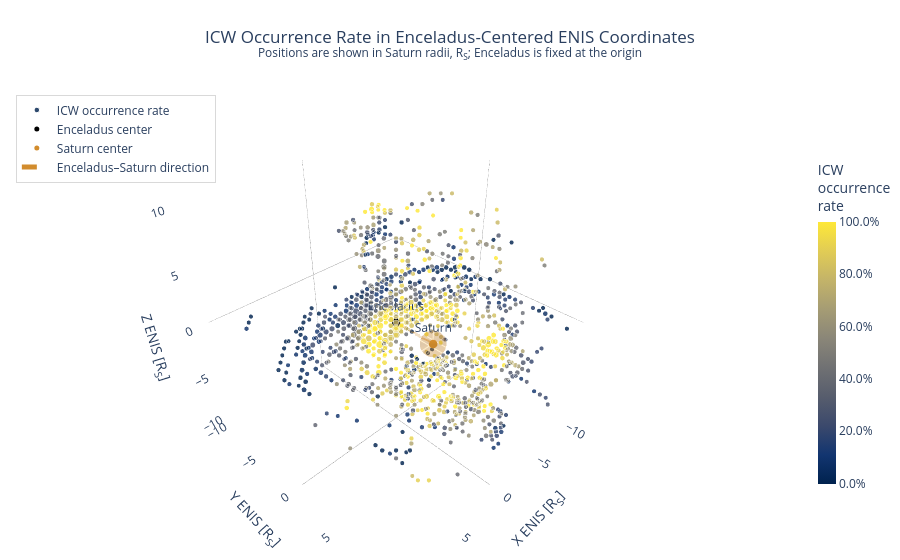

Here is the notebook cell this chart was saved with:
### Code cell
import numpy as np
import pandas as pd
import plotly.graph_objects as go

# ============================================================
# Settings
# ============================================================
R_SATURN_KM = 60268.0       # Saturn radius, R_S
R_ENCELADUS_KM = 252.1      # Enceladus radius

n_bins = 36
min_count = 10

# Axis limit in Saturn radii.
# 2500 Enceladus radii ≈ 10.46 Saturn radii.
# This keeps Enceladus and Saturn in a compact, readable view.
axis_limit_RS = 10.5

# Use robust color scaling for rare ICW occurrence.
# This prevents a few high-rate bins from washing out the rest.
use_robust_color_scale = True
color_percentile = 98

# ============================================================
# Coordinates: Cassini in Enceladus-centered ENIS frame
# Unit converted to Saturn radii, R_S
# ============================================================
cols = [
    "x_enis_km",
    "y_enis_km",
    "z_enis_km",
    "saturn_x_enis_km",
    "saturn_y_enis_km",
    "saturn_z_enis_km",
    "is_ICW",
]

d = df[cols].dropna().copy()

# Cassini position relative to Enceladus, in Saturn radii
d["x_RS"] = d["x_enis_km"] / R_SATURN_KM
d["y_RS"] = d["y_enis_km"] / R_SATURN_KM
d["z_RS"] = d["z_enis_km"] / R_SATURN_KM

# Saturn position in the same Enceladus-centered frame, in Saturn radii
d["saturn_x_RS"] = d["saturn_x_enis_km"] / R_SATURN_KM
d["saturn_y_RS"] = d["saturn_y_enis_km"] / R_SATURN_KM
d["saturn_z_RS"] = d["saturn_z_enis_km"] / R_SATURN_KM

d["is_ICW"] = d["is_ICW"].astype(int)

# Saturn is effectively fixed in ENIS; use median for robustness
saturn_pos_RS = np.array(
    [
        d["saturn_x_RS"].median(),
        d["saturn_y_RS"].median(),
        d["saturn_z_RS"].median(),
    ]
)

# Enceladus physical radius in Saturn radii
enceladus_radius_RS = R_ENCELADUS_KM / R_SATURN_KM

# Saturn physical radius in Saturn radii
saturn_radius_RS = 1.0

# ============================================================
# Spatial focus around Enceladus
# ============================================================
if axis_limit_RS is not None:
    keep = (
        d["x_RS"].between(-axis_limit_RS, axis_limit_RS)
        & d["y_RS"].between(-axis_limit_RS, axis_limit_RS)
        & d["z_RS"].between(-axis_limit_RS, axis_limit_RS)
    )
    d_plot = d.loc[keep].copy()

    bin_edges = [
        np.linspace(-axis_limit_RS, axis_limit_RS, n_bins + 1),
        np.linspace(-axis_limit_RS, axis_limit_RS, n_bins + 1),
        np.linspace(-axis_limit_RS, axis_limit_RS, n_bins + 1),
    ]
else:
    d_plot = d.copy()

    bin_edges = [
        np.linspace(d_plot["x_RS"].min(), d_plot["x_RS"].max(), n_bins + 1),
        np.linspace(d_plot["y_RS"].min(), d_plot["y_RS"].max(), n_bins + 1),
        np.linspace(d_plot["z_RS"].min(), d_plot["z_RS"].max(), n_bins + 1),
    ]

# ============================================================
# 3D binning
# ============================================================
coords = d_plot[["x_RS", "y_RS", "z_RS"]].to_numpy()
icw = d_plot["is_ICW"].to_numpy()

total_counts, edges = np.histogramdd(coords, bins=bin_edges)
icw_counts, _ = np.histogramdd(coords, bins=bin_edges, weights=icw)

with np.errstate(divide="ignore", invalid="ignore"):
    occurrence_rate = icw_counts / total_counts

# Bin centers
x_centers = 0.5 * (edges[0][:-1] + edges[0][1:])
y_centers = 0.5 * (edges[1][:-1] + edges[1][1:])
z_centers = 0.5 * (edges[2][:-1] + edges[2][1:])

X, Y, Z = np.meshgrid(
    x_centers,
    y_centers,
    z_centers,
    indexing="ij"
)

# Keep only sufficiently sampled bins
mask = total_counts >= min_count

plot_df = pd.DataFrame(
    {
        "x_RS": X[mask],
        "y_RS": Y[mask],
        "z_RS": Z[mask],
        "n_total": total_counts[mask].astype(int),
        "n_ICW": icw_counts[mask].astype(int),
        "occurrence_rate": occurrence_rate[mask],
    }
)

# Remove any possible invalid rates
plot_df = plot_df[np.isfinite(plot_df["occurrence_rate"])].copy()

# Marker size: weakly scaled by sampling density
plot_df["marker_size"] = 3.5 + 5.5 * np.sqrt(
    plot_df["n_total"] / plot_df["n_total"].max()
)

# ============================================================
# Scientific color scaling
# ============================================================
if use_robust_color_scale:
    positive_rates = plot_df.loc[
        plot_df["occurrence_rate"] > 0, "occurrence_rate"
    ]

    if len(positive_rates) > 0:
        color_cmax = np.nanpercentile(positive_rates, color_percentile)
        color_cmax = max(color_cmax, 0.01)
        color_cmax = min(color_cmax, 1.0)
    else:
        color_cmax = 1.0
else:
    color_cmax = 1.0

plot_df["hover"] = (
    "ICW occurrence rate: "
    + plot_df["occurrence_rate"].map("{:.2%}".format)
    + "<br>Total samples: "
    + plot_df["n_total"].astype(str)
    + "<br>ICW samples: "
    + plot_df["n_ICW"].astype(str)
    + "<br>x: "
    + plot_df["x_RS"].map("{:.2f}".format)
    + " R<sub>S</sub>"
    + "<br>y: "
    + plot_df["y_RS"].map("{:.2f}".format)
    + " R<sub>S</sub>"
    + "<br>z: "
    + plot_df["z_RS"].map("{:.2f}".format)
    + " R<sub>S</sub>"
)

# ============================================================
# Helper: sphere surface
# ============================================================
def make_sphere(center, radius, n_theta=48, n_phi=24):
    theta = np.linspace(0, 2 * np.pi, n_theta)
    phi = np.linspace(0, np.pi, n_phi)

    theta, phi = np.meshgrid(theta, phi)

    x = center[0] + radius * np.sin(phi) * np.cos(theta)
    y = center[1] + radius * np.sin(phi) * np.sin(theta)
    z = center[2] + radius * np.cos(phi)

    return x, y, z


enc_x, enc_y, enc_z = make_sphere(
    center=np.array([0.0, 0.0, 0.0]),
    radius=enceladus_radius_RS,
    n_theta=32,
    n_phi=16,
)

sat_x, sat_y, sat_z = make_sphere(
    center=saturn_pos_RS,
    radius=saturn_radius_RS,
    n_theta=64,
    n_phi=32,
)

# ============================================================
# Plotly graph_objects figure
# ============================================================
fig = go.Figure()

# ICW occurrence-rate bins
fig.add_trace(
    go.Scatter3d(
        x=plot_df["x_RS"],
        y=plot_df["y_RS"],
        z=plot_df["z_RS"],
        mode="markers",
        marker=dict(
            size=plot_df["marker_size"],
            color=plot_df["occurrence_rate"],
            colorscale="Cividis",
            cmin=0,
            cmax=color_cmax,
            opacity=0.82,
            colorbar=dict(
                title="ICW<br>occurrence<br>rate",
                tickformat=".1%",
                len=0.72,
                thickness=18,
            ),
        ),
        text=plot_df["hover"],
        hoverinfo="text",
        name="ICW occurrence rate",
    )
)

# Enceladus, centered at origin
fig.add_trace(
    go.Surface(
        x=enc_x,
        y=enc_y,
        z=enc_z,
        opacity=0.95,
        showscale=False,
        colorscale=[[0, "black"], [1, "black"]],
        name="Enceladus",
        hoverinfo="skip",
    )
)

fig.add_trace(
    go.Scatter3d(
        x=[0],
        y=[0],
        z=[0],
        mode="markers+text",
        marker=dict(size=5, color="black"),
        text=["Enceladus"],
        textposition="top center",
        hoverinfo="text",
        name="Enceladus center",
    )
)

# Saturn physical sphere
fig.add_trace(
    go.Surface(
        x=sat_x,
        y=sat_y,
        z=sat_z,
        opacity=0.22,
        showscale=False,
        colorscale=[[0, "rgb(210,140,45)"], [1, "rgb(210,140,45)"]],
        name="Saturn",
        hoverinfo="skip",
    )
)

# Saturn center
fig.add_trace(
    go.Scatter3d(
        x=[saturn_pos_RS[0]],
        y=[saturn_pos_RS[1]],
        z=[saturn_pos_RS[2]],
        mode="markers+text",
        marker=dict(
            size=5,
            color="rgb(210,140,45)",
        ),
        text=["Saturn"],
        textposition="top center",
        hoverinfo="text",
        name="Saturn center",
    )
)

# Enceladus-to-Saturn direction
fig.add_trace(
    go.Scatter3d(
        x=[0, saturn_pos_RS[0]],
        y=[0, saturn_pos_RS[1]],
        z=[0, saturn_pos_RS[2]],
        mode="lines",
        line=dict(
            color="rgb(210,140,45)",
            width=5,
            dash="dash",
        ),
        name="Enceladus–Saturn direction",
        hoverinfo="skip",
    )
)

# ============================================================
# Axes
# ============================================================
if axis_limit_RS is not None:
    axis_range = [-axis_limit_RS, axis_limit_RS]
else:
    max_abs = np.nanmax(
        np.abs(
            np.concatenate(
                [
                    plot_df[["x_RS", "y_RS", "z_RS"]].to_numpy().ravel(),
                    saturn_pos_RS,
                ]
            )
        )
    )
    max_abs = np.ceil(max_abs)
    axis_range = [-max_abs, max_abs]

fig.update_layout(
    title=dict(
        text=(
            "ICW Occurrence Rate in Enceladus-Centered ENIS Coordinates"
            "<br><sup>Positions are shown in Saturn radii, R<sub>S</sub>; "
            "Enceladus is fixed at the origin</sup>"
        ),
        x=0.5,
        xanchor="center",
    ),
    scene=dict(
        xaxis=dict(
            title="X ENIS [R<sub>S</sub>]",
            range=axis_range,
            backgroundcolor="white",
            gridcolor="rgba(180,180,180,0.45)",
            zerolinecolor="rgba(80,80,80,0.8)",
            showspikes=False,
        ),
        yaxis=dict(
            title="Y ENIS [R<sub>S</sub>]",
            range=axis_range,
            backgroundcolor="white",
            gridcolor="rgba(180,180,180,0.45)",
            zerolinecolor="rgba(80,80,80,0.8)",
            showspikes=False,
        ),
        zaxis=dict(
            title="Z ENIS [R<sub>S</sub>]",
            range=axis_range,
            backgroundcolor="white",
            gridcolor="rgba(180,180,180,0.45)",
            zerolinecolor="rgba(80,80,80,0.8)",
            showspikes=False,
        ),
        aspectmode="cube",
    ),
    margin=dict(l=0, r=0, t=85, b=0),
    legend=dict(
        x=0.02,
        y=0.98,
        bgcolor="rgba(255,255,255,0.75)",
        bordercolor="rgba(0,0,0,0.15)",
        borderwidth=1,
    ),
)

fig.show()

fig.write_html("ICW_3D_occurrence_ENIS_SaturnRadii.html")

### Figure 1 — Plotly figure (JSON) as saved in the notebook; plotly's stock layout.template omitted (floating-point values rounded to 4 significant figures; data arrays with more than 128 entries replaced by an {"elided": "..."} marker saying what was removed)
{"data": [{"hoverinfo": "text", "marker": {"cmax": 1, "cmin": 0, "color": {"elided": "1179 float values"}, "colorbar": {"len": 0.72, "thickness": 18, "tickformat": ".1%", "title": {"text": "ICW<br>occurrence<br>rate"}}, "colorscale": [[0, "#00224e"], [0.1111, "#123570"], [0.2222, "#3b496c"], [0.3333, "#575d6d"], [0.4444, "#707173"], [0.5556, "#8a8678"], [0.6667, "#a59c74"], [0.7778, "#c3b369"], [0.8889, "#e1cc55"], [1, "#fee838"]], "opacity": 0.82, "size": {"elided": "1179 float values"}}, "mode": "markers", "name": "ICW occurrence rate", "text": {"elided": "1179 str values"}, "type": "scatter3d", "x": {"elided": "1179 float values"}, "y": {"elided": "1179 float values"}, "z": {"elided": "1179 float values"}}, {"colorscale": [[0, "black"], [1, "black"]], "hoverinfo": "skip", "name": "Enceladus", "opacity": 0.95, "showscale": false, "type": "surface", "x": {"elided": "16x32 float values"}, "y": {"elided": "16x32 float values"}, "z": {"elided": "16x32 float values"}}, {"hoverinfo": "text", "marker": {"color": "black", "size": 5}, "mode": "markers+text", "name": "Enceladus center", "text": ["Enceladus"], "textposition": "top center", "type": "scatter3d", "x": [0], "y": [0], "z": [0]}, {"colorscale": [[0, "rgb(210,140,45)"], [1, "rgb(210,140,45)"]], "hoverinfo": "skip", "name": "Saturn", "opacity": 0.22, "showscale": false, "type": "surface", "x": {"elided": "32x64 float values"}, "y": {"elided": "32x64 float values"}, "z": {"elided": "32x64 float values"}}, {"hoverinfo": "text", "marker": {"color": "rgb(210,140,45)", "size": 5}, "mode": "markers+text", "name": "Saturn center", "text": ["Saturn"], "textposition": "top center", "type": "scatter3d", "x": [1.411e-21], "y": [3.95], "z": [8.956e-20]}, {"hoverinfo": "skip", "line": {"color": "rgb(210,140,45)", "dash": "dash", "width": 5}, "mode": "lines", "name": "Enceladus–Saturn direction", "type": "scatter3d", "x": [0, 1.411e-21], "y": [0, 3.95], "z": [0, 8.956e-20]}], "layout": {"legend": {"bgcolor": "rgba(255,255,255,0.75)", "bordercolor": "rgba(0,0,0,0.15)", "borderwidth": 1, "x": 0.02, "y": 0.98}, "margin": {"b": 0, "l": 0, "r": 0, "t": 85}, "scene": {"aspectmode": "cube", "xaxis": {"backgroundcolor": "white", "gridcolor": "rgba(180,180,180,0.45)", "range": [-10.5, 10.5], "showspikes": false, "title": {"text": "X ENIS [R<sub>S</sub>]"}, "zerolinecolor": "rgba(80,80,80,0.8)"}, "yaxis": {"backgroundcolor": "white", "gridcolor": "rgba(180,180,180,0.45)", "range": [-10.5, 10.5], "showspikes": false, "title": {"text": "Y ENIS [R<sub>S</sub>]"}, "zerolinecolor": "rgba(80,80,80,0.8)"}, "zaxis": {"backgroundcolor": "white", "gridcolor": "rgba(180,180,180,0.45)", "range": [-10.5, 10.5], "showspikes": false, "title": {"text": "Z ENIS [R<sub>S</sub>]"}, "zerolinecolor": "rgba(80,80,80,0.8)"}}, "title": {"text": "ICW Occurrence Rate in Enceladus-Centered ENIS Coordinates<br><sup>Positions are shown in Saturn radii, R<sub>S</sub>; Enceladus is fixed at the origin</sup>", "x": 0.5, "xanchor": "center"}}}
